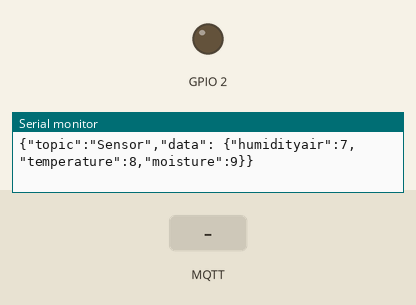
Simulated run of this sketch. Board: ESP32. On the bench: output pins drawn as LEDs (lit = HIGH), the last lines printed to the serial monitor. The inputs (shaded band) are chosen by the test bench. WiFi joins after 1.5 s; servers stay silent unless stated; random numbers use the default seed unless the sketch sets one; no MQTT or app messages arrive unless stated.

Above: at 2.7 s.
2.8 s: MQTT message "on" arrives on the first subscribed topic
At 3.4 s:
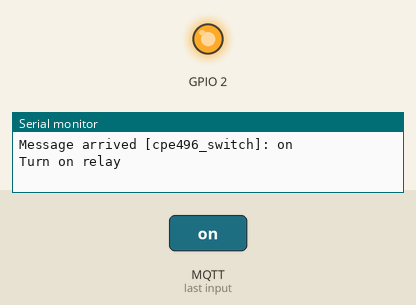
5.8 s: MQTT message "off" arrives on the first subscribed topic
At 6.9 s:
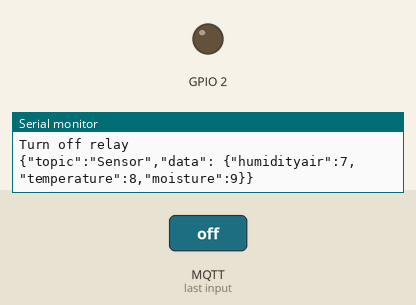
Timing chart, 0 to 8.8 s (numbered marks = the images above; inputs shaded):
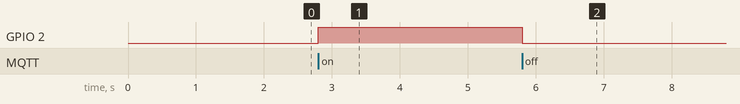

The sketch:

MQTT_test_iot.ino
```cpp
#include <WiFi.h>
#include <PubSubClient.h>

const char* ssid ="BoKKo"; ; //***change
const char* password ="imwin0849993286"; //***change
const char* mqtt_server = "test.mosquitto.org";
const int mqtt_port = 1883;
const char* mqtt_Client = "3e2529d4-40ed-4322-9833-8e6b0dccbb3d"; //***change
const char* mqtt_username = "pdNw9nVS2M12qmPm5K2xkoPLGvMAmWsH";  //***change
const char* mqtt_password = "tSO56gFCsHIrp1u5!lpzamnTTTGM!ZXG";  //***change

WiFiClient espClient;
PubSubClient client(espClient);

unsigned long last = 0;
const unsigned long tdelay = 1000;

char msg[100];

void reconnect();
void callback(char* ,byte* , unsigned int ); //get data from netpie

void setup()
{
  Serial.begin(115200);
  Serial.println("Connecting to ");
  Serial.println(ssid);
  WiFi.mode(WIFI_STA);
  WiFi.begin(ssid, password); // access wifi
  while(WiFi.status() !=WL_CONNECTED) //check disconnect
  {
    delay(500);
    Serial.print(".");
  }
  Serial.println(" WiFi connected");
  Serial.println("IP address: ");
  Serial.println(WiFi.localIP());
  client.setServer(mqtt_server, mqtt_port);
  client.setCallback(callback);

  pinMode(2, OUTPUT);

  randomSeed(analogRead(0));
}

void loop()
{
  if(!client.connected())
      reconnect();
   client.loop();

   if(millis() - last  > tdelay )
   {
    int num = random(0, 100);

    //float humidityAir = dht.readHumidity(); //get air humidity
    //float temperature = dht.readTemperature(); // get air temp
    //int moisture = map(analogRead(MOISTURE), 0, 4095, 0, 100); //get soil humidity

    float humidityAir = random(0, 100);
    float temperature = random(0, 100);
    int moisture = random(0, 100);

    String info = "{\"topic\":\"Sensor\",\"data\": {\"humidityair\":" + String(7) + ",\"temperature\":" + String(8) +   ",\"moisture\":" + String(9) + "}}";

    info.toCharArray(msg, (info.length() + 1));
    client.publish("smartfarm-496", msg);
    Serial.println(info);
    last = millis();
   }
}

void reconnect()
{
  while (!client.connected()){
    Serial.print("Attempting MQTT connection...");
    if (client.connect(mqtt_Client, mqtt_username, mqtt_password))
    {
      Serial.println("connected");
      client.subscribe("cpe496_switch");
    }
    else
      {
        Serial.print("failed, rc=");
        Serial.print(client.state());
        Serial.print("Try again in 5 sec");
        delay(5000);
      }
    }
}

void callback(char* topic,byte* payload, unsigned int length) //get data from netpie
{
  Serial.print("Message arrived [");
  Serial.print(topic);
  Serial.print("]: ");
  String ricmsg;
  for (int i = 0; i < length; i++) {
    ricmsg = ricmsg + (char)payload[i];
  }
   Serial.println(ricmsg);
  if( String(topic) == "cpe496_switch")
   if (ricmsg == "on"){
     onoff(1);

   }
   else if (ricmsg == "off") {
     onoff(0);
   }
}

void onoff(int motor) //sent LED status to netpie
{
  if(motor == 1)
  {
  Serial.println("Turn on relay");
  digitalWrite(2,HIGH);
  }
   else if (motor == 0)
  {
    Serial.println("Turn off relay");
    digitalWrite(2,LOW);

  }
}
```

Measured:
- after the input at 2.8 s, GPIO 2: LOW → HIGH at once
- after the input at 5.8 s, GPIO 2: HIGH → LOW at once
